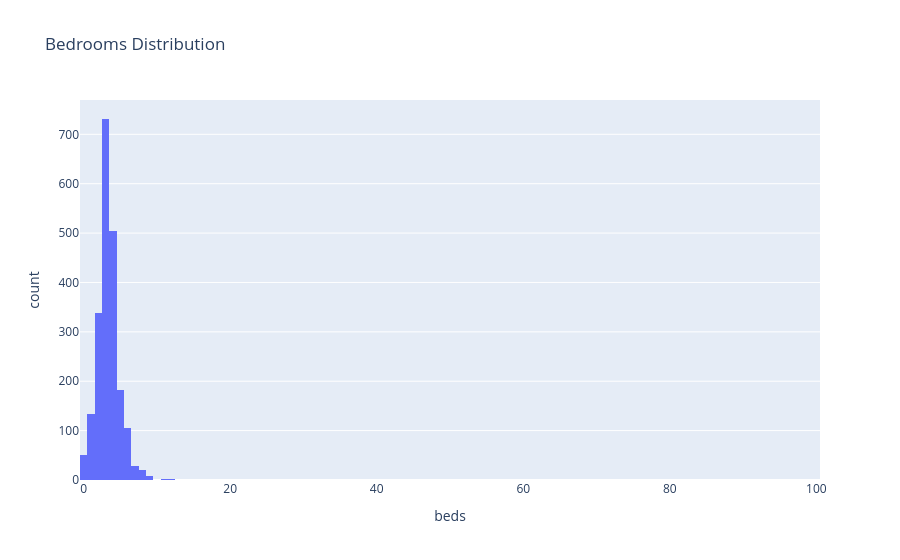

The cell this chart's notebook holds for it:
### Markdown cell above
### 🔹 2. Bedrooms Distribution

### Code cell
fig = px.histogram(df, x='beds', title='Bedrooms Distribution')
fig.show()

### Figure 1 — Plotly figure (JSON) as saved in the notebook; plotly's stock layout.template omitted (floating-point values rounded to 4 significant figures; data arrays with more than 128 entries replaced by an {"elided": "..."} marker saying what was removed)
{"data": [{"bingroup": "x", "hovertemplate": "beds=%{x}<br>count=%{y}<extra></extra>", "legendgroup": "", "marker": {"color": "#636efa", "pattern": {"shape": ""}}, "name": "", "orientation": "v", "showlegend": false, "type": "histogram", "x": {"elided": "2149 float values"}, "xaxis": "x", "yaxis": "y"}], "layout": {"barmode": "relative", "legend": {"tracegroupgap": 0}, "title": {"text": "Bedrooms Distribution"}, "xaxis": {"anchor": "y", "domain": [0, 1], "title": {"text": "beds"}}, "yaxis": {"anchor": "x", "domain": [0, 1], "title": {"text": "count"}}}}
